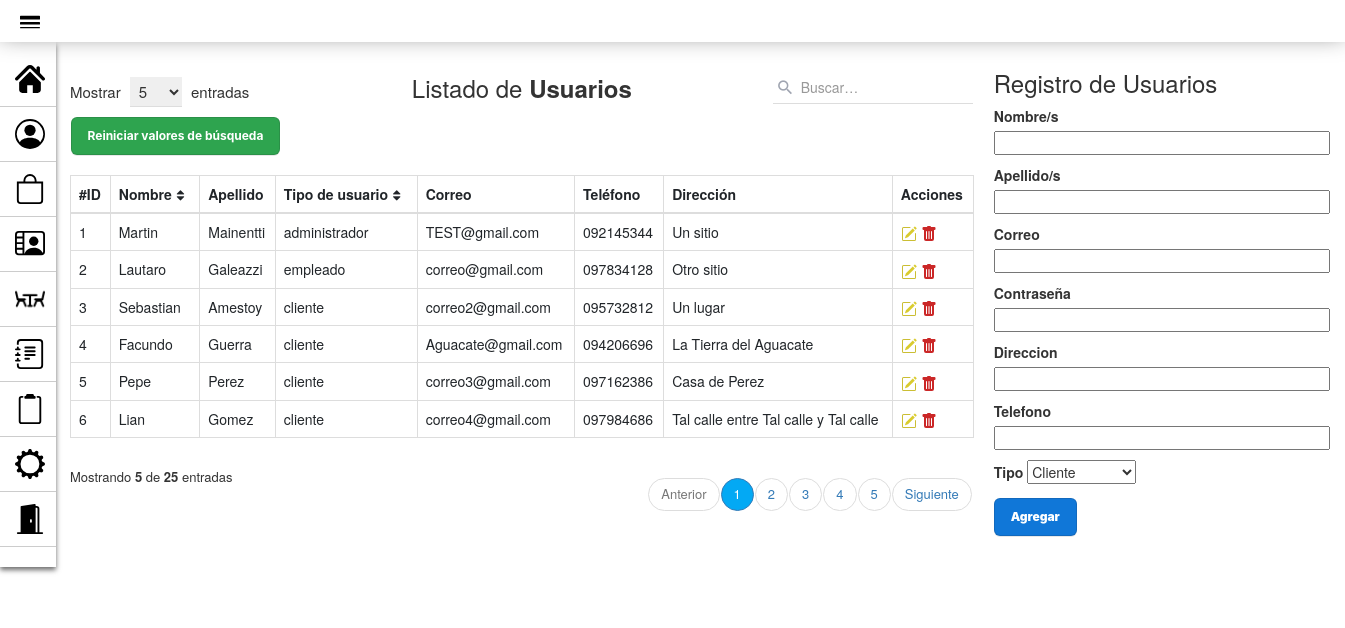
Page /PAGINA_GestionUsuarios.php on the earlier database version.
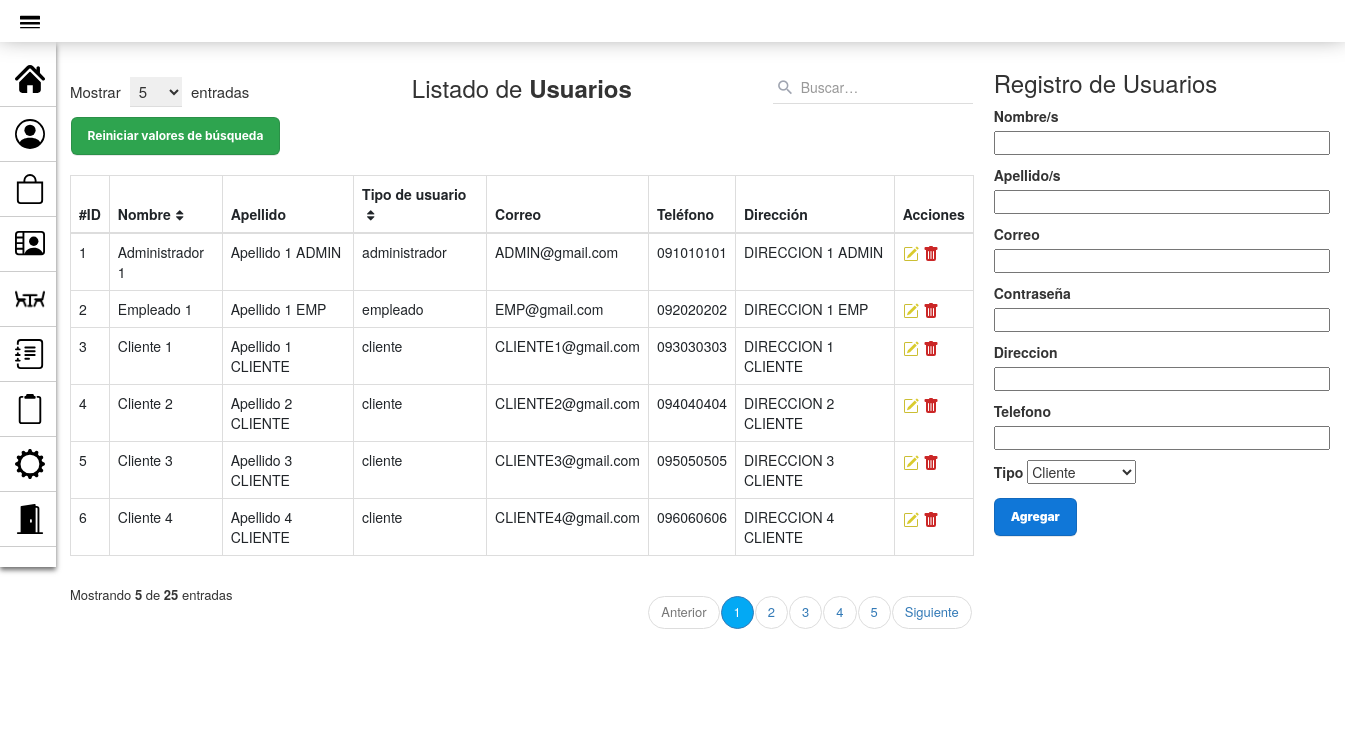
Same page on the later database version.
### tables this page shows
CREATE TABLE `usuario` (
  `id_usuario` int(10) PRIMARY KEY NOT NULL AUTO_INCREMENT COMMENT 'ID del Usuario',
  `nombre` varchar(40) NOT NULL COMMENT 'Nombre del Usuario',
  `apellido` varchar(40) NOT NULL COMMENT 'Apellido del Usuario',
  `correo` varchar(60) NOT NULL COMMENT 'Correo del Usuario',
  `password` varchar(20) NOT NULL COMMENT 'Clave del Usuario',
  `direccion` varchar(80) DEFAULT NULL COMMENT 'Direccion de envio del Usuario',
  `telefono` varchar(18) DEFAULT NULL COMMENT 'Telefono de contacto del Usuario',
  `tipo` varchar(30) NOT NULL DEFAULT 'cliente' COMMENT 'Tipo de usuario, para las jerarquias'
);

### modelo/conexion.php (called while the page is built)
<?php
class Conectar{
    public static function conexion (){
        try{
            $host ="localhost";
            $user ="root";
            $pass="";
            $bd="proyecto_grupo2";
            $con = mysqli_connect($host,$user,$pass);
            mysqli_select_db($con,$bd);
            return $con;
        }catch(Exception $e){
    die('Error'.$e->getMessage());
    echo "La linea de error " . $e->getLine();
        }
    }
    }
?>

### modelo/Usuario.php (called while the page is built, shortened)
<?php
class Usuario
{
    private $con;
    private $usuario;
    public function __construct()
    {
        require_once("conexion.php");
        $this->con = Conectar::conexion();
        $this->usuario = array();
    }
    public function listar_usuarios()
    {
        $sql = "SELECT * FROM usuario ORDER BY id_usuario";
        $query = mysqli_query($this->con, $sql);
        while ($filas = mysqli_fetch_array($query)) {
            $this->usuario[] = $filas;
        }
        return $this->usuario;
    }
}
?>

### vista/Usuarios_view.php (the view, shortened to what the changed rows need)
<!DOCTYPE html>
<html lang="es">
<head>
    <link rel="stylesheet" href="assets/styles2.css">
    <link href="https://cdn.jsdelivr.net/npm/bootstrap@5.2.0/dist/css/bootstrap.min.css" rel="stylesheet">
    <link href="https://maxcdn.bootstrapcdn.com/bootstrap/3.3.7/css/bootstrap.min.css" rel="stylesheet">
</head>
<body>
    <div class="container">
        <div class="table-responsive">
            <div class="table-wrapper">
                <div class="table-title">
                    <div class="row">
                        <div class="col-xs-4">
                            <h2 class="text-center">Listado de <b>Usuarios</b></h2>
                        </div>
                        <?php require_once("vista/buscar_usuario_view.php"); ?>
                        <table class="table table-bordered">
                            <thead>
                                <tr>
                                    <th>#ID</th>
                                    <th>Nombre<i class="fa fa-sort"></i></th>
                                    <th>Apellido</th>
                                    <th>Tipo de usuario<i class="fa fa-sort"></i></th>
                                    <th>Correo</i></th>
                                    <th>Teléfono</th>
                                    <th>Dirección</th>
                                    <th>Acciones</th>
                                </tr>
                            </thead>
                            <tbody>
                                <?php foreach ($matrizUsuario as $usuario) : ?>
                                    <tr>
                                        <td scope="row"><?php echo $usuario['id_usuario'] ?></td>
                                        <td><?php echo $usuario['nombre'] ?></td>
                                        <td><?php echo $usuario['apellido'] ?></td>
                                        <td><?php echo $usuario['tipo'] ?></td>
                                        <td><?php echo $usuario['correo'] ?></td>
                                        <td><?php echo $usuario['telefono'] ?></td>
                                        <td><?php echo $usuario['direccion'] ?></td>
                                        <td>
                                            <a href="ModificarUsuario_pagina.php?id=<?php echo $usuario['id_usuario'] ?>" title="Editar"><img src="assets/iconos/icono-editar-2.svg"></a>
                                            <a href="controlador/eliminar_Usuario_controlador.php?id=<?php echo $usuario['id_usuario'] ?>" title="Eliminar" onclick="javascript:return asegurar();"><img src="assets/iconos/icono-papelera.svg"></a></a>
                                        </td>
                                    </tr>
                                <?php endforeach; ?>
                            </tbody>
                        </table>
                    </div>
                </div>
</body>
</html>

Differences in the rows shown:
changed usuario "administrador": nombre "Martin" → "Administrador 1"; apellido "Mainentti" → "Apellido 1 ADMIN"; correo "TEST@gmail.com" → "ADMIN@gmail.com"; telefono "092145344" → "091010101"; direccion "Un sitio" → "DIRECCION 1 ADMIN"
changed usuario "empleado": nombre "Lautaro" → "Empleado 1"; apellido "Galeazzi" → "Apellido 1 EMP"; correo "correo@gmail.com" → "EMP@gmail.com"; telefono "097834128" → "092020202"; direccion "Otro sitio" → "DIRECCION 1 EMP"
changed usuario id 3: nombre "Sebastian" → "Cliente 1"; apellido "Amestoy" → "Apellido 1 CLIENTE"; correo "correo2@gmail.com" → "CLIENTE1@gmail.com"; telefono "095732812" → "093030303"; direccion "Un lugar" → "DIRECCION 1 CLIENTE"
changed usuario id 4: nombre "Facundo" → "Cliente 2"; apellido "Guerra" → "Apellido 2 CLIENTE"; correo "Aguacate@gmail.com" → "CLIENTE2@gmail.com"; telefono "094206696" → "094040404"; direccion "La Tierra del Aguacate" → "DIRECCION 2 CLIENTE"
changed usuario id 5: nombre "Pepe" → "Cliente 3"; apellido "Perez" → "Apellido 3 CLIENTE"; correo "correo3@gmail.com" → "CLIENTE3@gmail.com"; telefono "097162386" → "095050505"; direccion "Casa de Perez" → "DIRECCION 3 CLIENTE"
changed usuario id 6: nombre "Lian" → "Cliente 4"; apellido "Gomez" → "Apellido 4 CLIENTE"; correo "correo4@gmail.com" → "CLIENTE4@gmail.com"; telefono "097984686" → "096060606"; direccion "Tal calle entre Tal calle y Tal calle" → "DIRECCION 4 CLIENTE"
